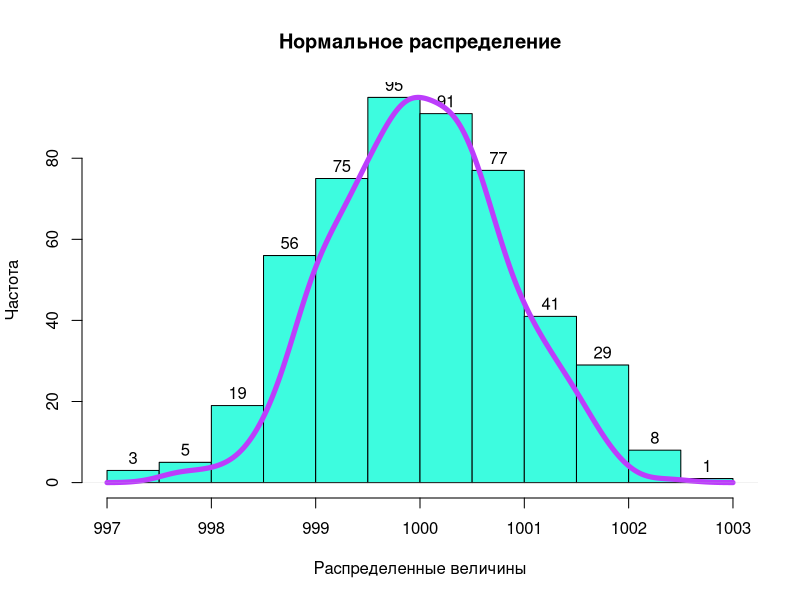
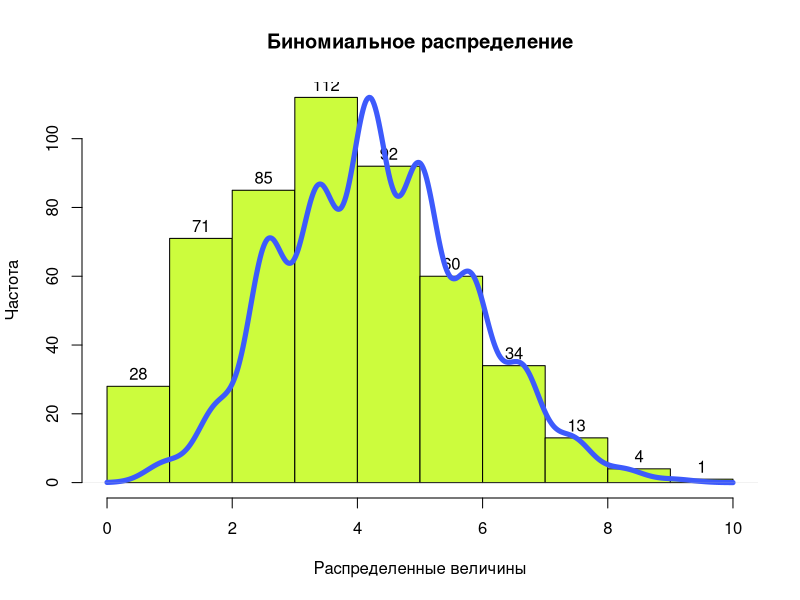

These figures' R source, in order:
n_values=rnorm(500, mean=1000)
h <- hist(n_values, col="#3dfcdf", 
          xlab="Распределенные величины",
          ylab="Частота",
          main="Нормальное распределение")
text(h$mids, h$counts, labels = h$counts, adj = c(0.5, -0.5))
par(new=TRUE)
plot(density(n_values), col="#bc3dfc", lwd=5, yaxt="n", xaxt="n",
     bty='n', xlab="", ylab="", main='')


b_values <- rbinom(1:500,20,0.2)
h1 <- hist(b_values, col="#ccfc3d", 
           xlab="Распределенные величины",
           ylab="Частота", main="Биномиальное распределение")
text(h1$mids, h1$counts, labels = h1$counts, adj = c(0.5, -0.5))
par(new=TRUE)
plot(density(b_values), col="#3d5afc", lwd=5, yaxt="n", xaxt="n",
     bty='n', xlab="", ylab="", main='')

